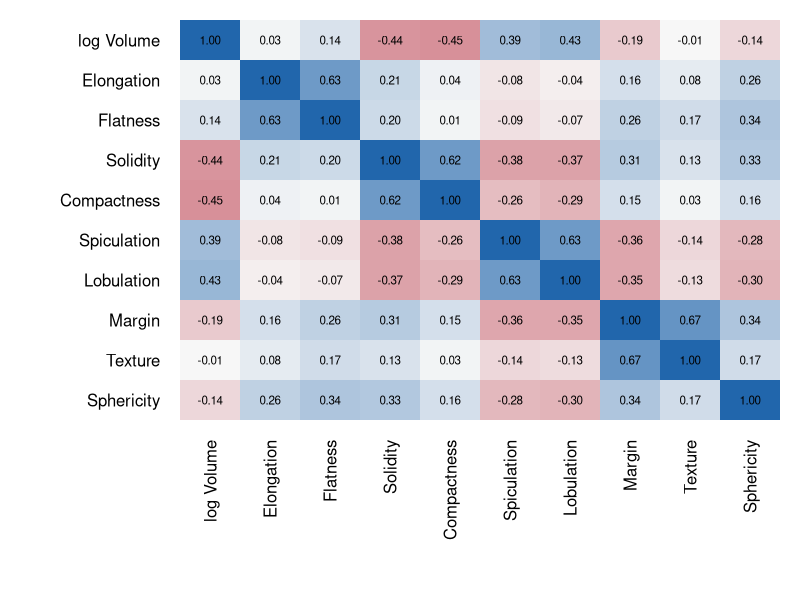

Write R code to recreate this figure.
# Run from the repository root:
#   Rscript codes/plots/data-description/correlation.R

nod <- read.csv("data/processed/nodules_train.csv", stringsAsFactors = FALSE)

GEOM <- c("log_volume", "elongation", "flatness", "solidity", "compactness",
          "spiculation", "lobulation", "margin", "texture", "sphericity")
LABELS <- c(log_volume = "log Volume", elongation = "Elongation",
            flatness = "Flatness", solidity = "Solidity",
            compactness = "Compactness", spiculation = "Spiculation",
            lobulation = "Lobulation", margin = "Margin", texture = "Texture",
            sphericity = "Sphericity")

cm <- cor(nod[GEOM], use = "pairwise.complete.obs", method = "spearman")

pdf("codes/plots/data-description/correlation.pdf", width = 7.5, height = 7)
par(mar = c(9, 9, 1, 1))
p <- length(GEOM)
pal <- colorRampPalette(c("#b2182b", "#f7f7f7", "#2166ac"))(101)
image(1:p, 1:p, cm[, p:1], zlim = c(-1, 1), col = pal, axes = FALSE,
      xlab = "", ylab = "")
axis(1, 1:p, LABELS[GEOM], las = 2, tick = FALSE)
axis(2, 1:p, rev(LABELS[GEOM]), las = 1, tick = FALSE)
text(rep(1:p, p), rep(p:1, each = p), sprintf("%.2f", cm), cex = 0.7)
invisible(dev.off())
